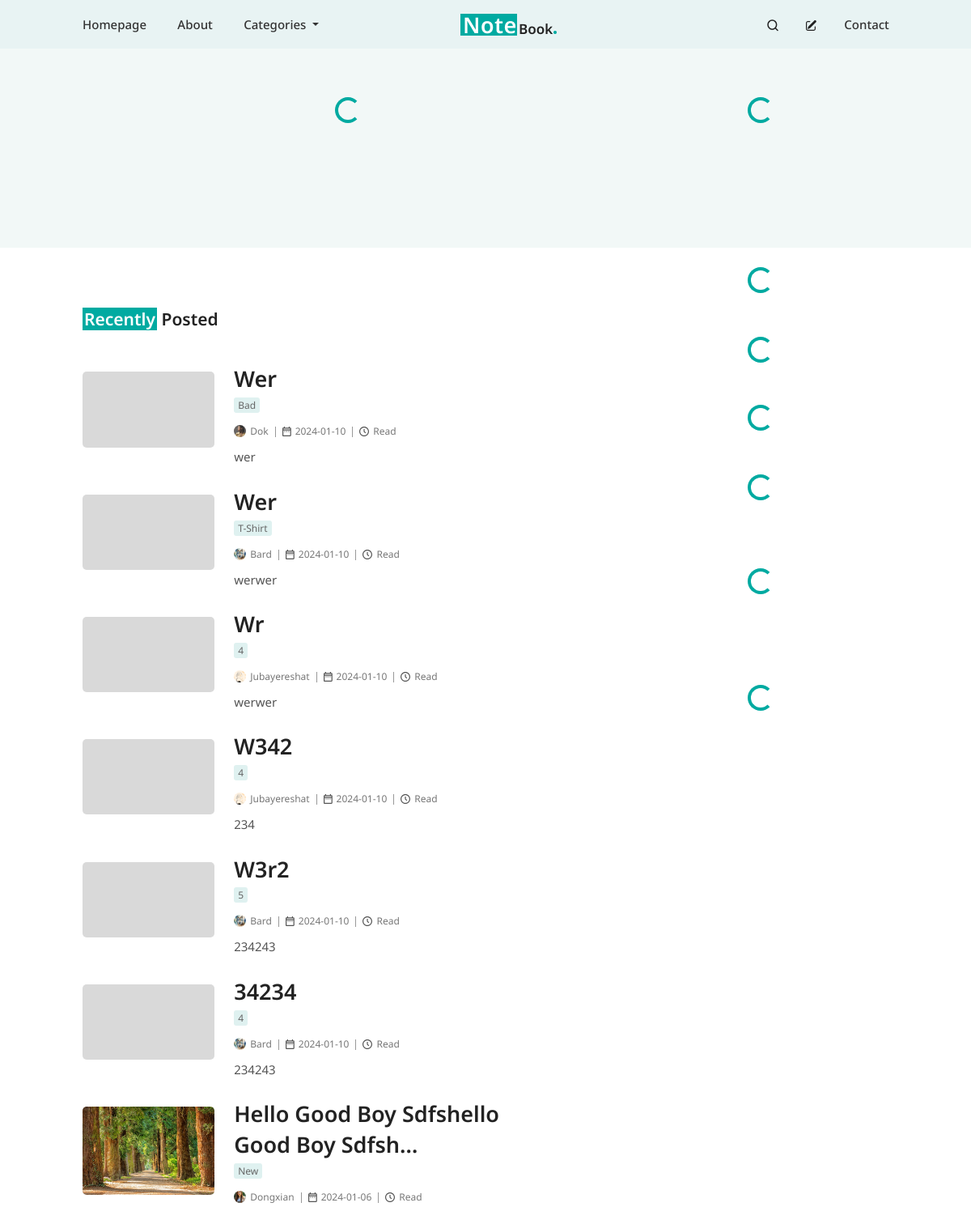
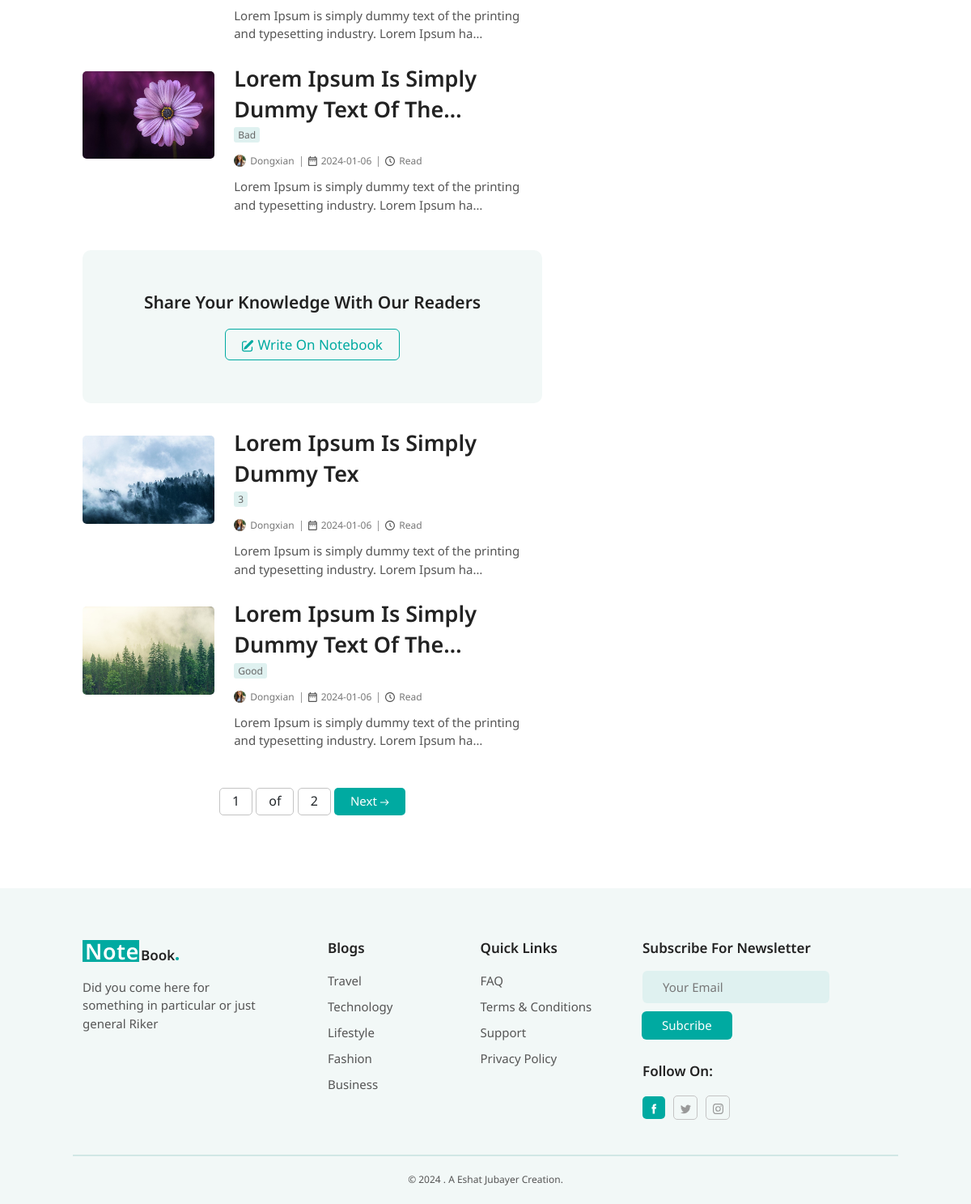
The app's page /, older data (2 pictures, top to bottom).
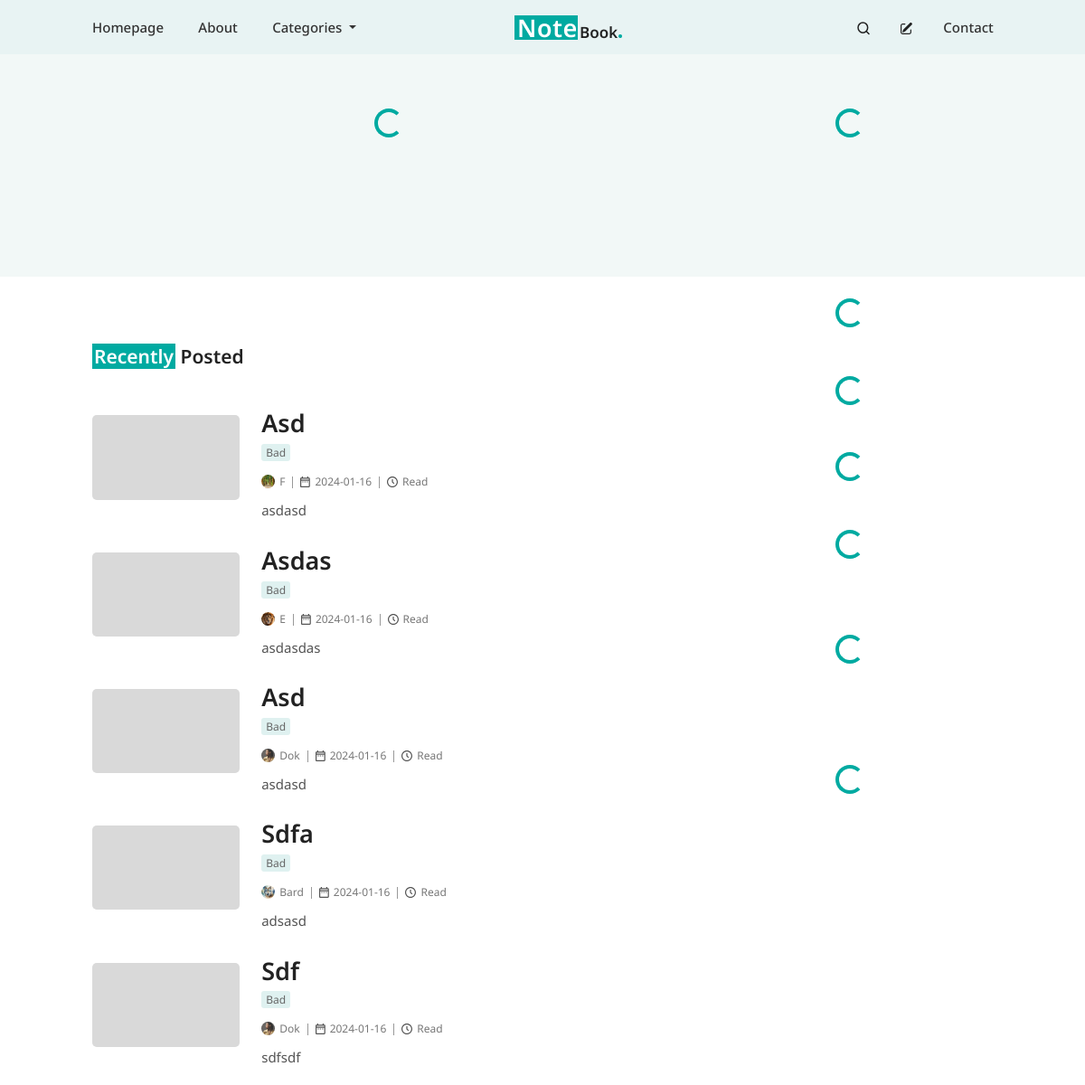
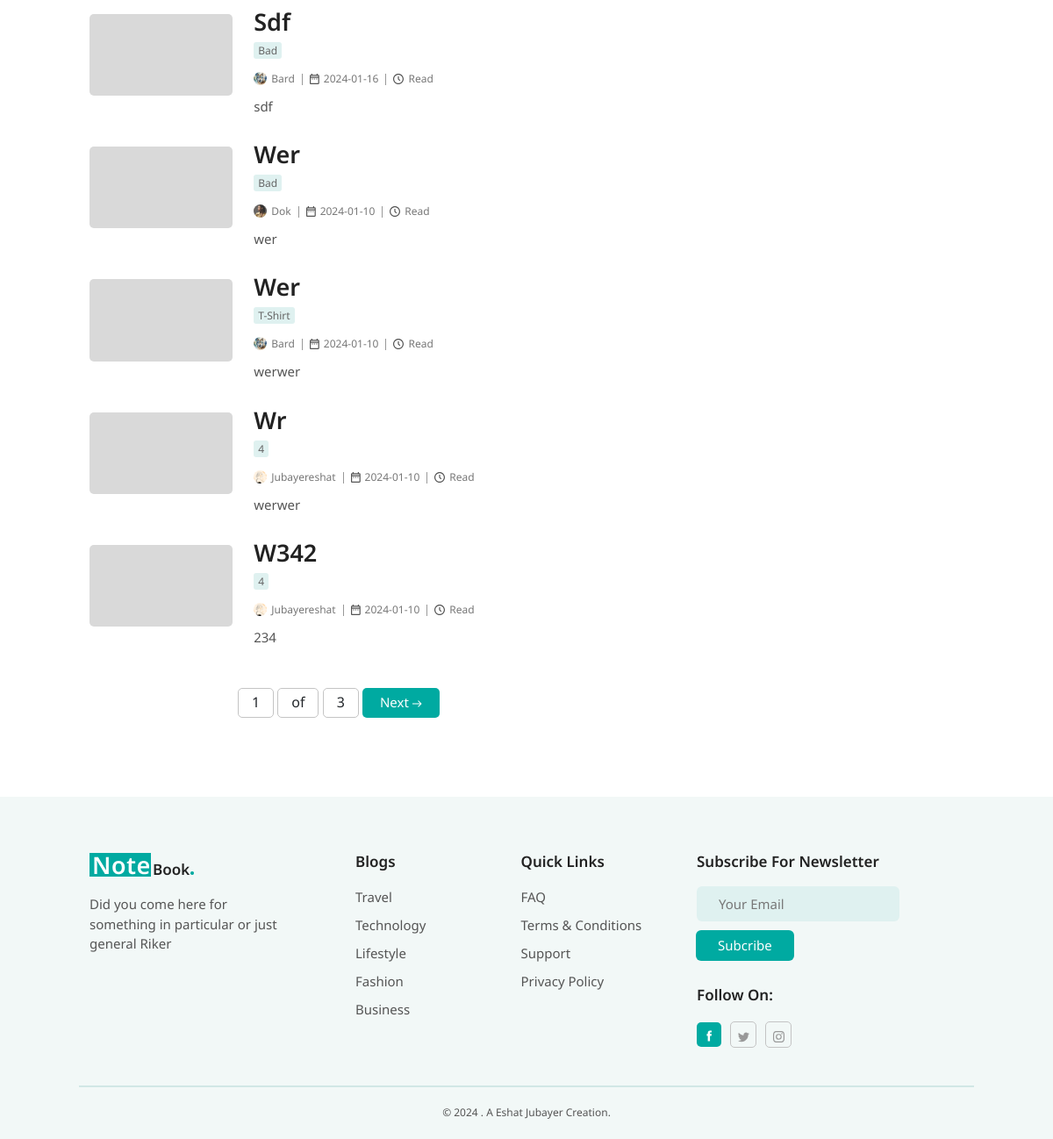
The same page, newer data (2 pictures, top to bottom).
### post/models.py (models this page shows, shortened)
class BlogPost(models.Model):
    author = models.ForeignKey(User, on_delete=models.CASCADE)
    title = models.CharField(max_length=200)
    content = models.TextField()
    category = models.ForeignKey(Category, on_delete=models.CASCADE,null=True)
    tags = models.ManyToManyField(Tag, blank=True, null=True)
    featured_image = models.ImageField(upload_to='featured_images/', default='featured_images/default_image.png', validators=[
                              FileExtensionValidator(['png', 'jpg', 'jpeg', 'gif'])], blank=True, null=True)
    created_at = models.DateTimeField(auto_now_add=True)
    updated_at = models.DateTimeField(auto_now=True)
    is_featured= models.BooleanField(default=False)
    views = models.PositiveIntegerField(default=0)
    banner_after_me=models.BooleanField(default=False)
    class Meta:
        ordering = ['-id']
    @property
    def readtime(self):
        result = of_html(self.content)
        return result.text

class Category(models.Model):
    name = models.CharField(max_length=100, unique=True)
    def __str__(self):
        return self.name
    class Meta:
        ordering = ['-id']

### profiles/models.py (models this page shows, shortened)
class Profile(models.Model):
    user = models.OneToOneField(User, on_delete=models.CASCADE)
    avatar = models.ImageField(default='avatars/avatar.png', upload_to='avatars',validators=[
                              FileExtensionValidator(['png', 'jpg', 'jpeg', 'gif'])])
    profession = models.CharField(max_length=50, null=True, blank=True)
    about_me = models.CharField(max_length=300, null=True, blank=True)
    facebook_url = models.URLField(validators=[URLValidator()], blank=True, null=True)
    twitter_url = models.URLField(validators=[URLValidator()], blank=True, null=True)
    instagram_url = models.URLField(validators=[URLValidator()], blank=True, null=True)

### post/views.py (the view)
# urls.py: path('', include('post.urls')),
def post(request):
    queryset = BlogPost.objects.all()
    items_per_page = 10
    paginator = Paginator(queryset, items_per_page)
    page = request.GET.get('page')
    try:
        objects = paginator.page(page)
    except PageNotAnInteger:
        objects = paginator.page(1)
    except EmptyPage:
        objects = paginator.page(paginator.num_pages)
    return render (request, 'post.html', {'objects':  objects,} )

### post/templates/post.html (shortened to what the changed rows need)
{% extends 'base.html' %}
{% load static %}
{% block style %}
<link rel="stylesheet" type='text/css' href={% static 'post.css' %}>
{% endblock style %}
{% block content %}
<div class="sec-section mt-4">
    <div class="container-fluid">
        <div class="row">
            <div style="padding-right:100px" class="col-lg-8 recent-post-first-col">
                <h2 class="recent-post-headline">
                    {% if objects %}
                    <h2 class="recent-post-headline">
                        <span class="recent-post-span">Recently</span> Posted
                    </h2>
                    {% endif %}
                </h2>
                <div class="recent-post-container">
                    {% for obj in objects %}
                    <div style="margin-bottom:35px" class="d-flex recent-post-row">
                        <div style="width:30%" class="me-4">
                            <img style="width: 100%; border-radius: 5px; object-fit: cover;"
                                src="{{obj.featured_image.url}}" alt="image">
                        </div>
                        <div style="width:70%" class="">
                            <h2 class="recent-post-title">{{ obj.title|truncatechars:40 | safe }}</h2>
                            <p style="margin-top:-17px; margin-bottom:20px" class="recent-post-category post-category">
                                <span class="post-category-span">{{obj.category}}</span>
                            </p>
                            <div class='recent-post-details d-flex'>
                                <div class='d-flex pe-2'>
                                    <img class='recent-post-author-image' alt="author-image"
                                        src="{{obj.author.profile.avatar.url}}" />
                                    <span class="post-details-text">
                                        {{ obj.author.username}}
                                </div>
                                <div class='recent-post-date-container d-flex px-2'>
                                    <span class="post-details-text">
                                        {{obj.created_at |date:"Y-m-d"}}
                                    </span>
                                </div>
                                <div class="d-flex px-2 recent-post-time-container">
                                    <span class="post-details-text"> {{obj.readtime}} Read </span>
                                </div>
                            </div>
                            <div class="recent-post-content">
                                {{ obj.content|truncatechars_html:90 | safe }}
                            </div>
                        </div>
                    </div>
                    {% if obj.banner_after_me %}
                    <div class="banner">
                        <h2 class="banner-headline">
                            Share your knowledge with our readers
                        </h2>
                        <a href="" class="banner-link">
                            Write on notebook
                        </a>
                    </div>
                    {% endif %}
                    {% endfor %}
                </div>
                <div class="pagination mb-5 mt-3 d-flex justify-content-center">
                    <span class="step-links">
                        <span class="current">
                            <span class="recent-middle-num">{{ objects.number }}</span>
                            <span class="recent-middle-num"> of</span>
                            <span class="recent-middle-num">{{ objects.paginator.num_pages }}</span>
                        </span>
                    </span>
                </div>
            </div>
                {% include 'sidebar.html' %}
        </div>
    </div>
</div>
{% endblock content %}

Row changes from the older to the newer data that the page shows:
no longer on this page (row unchanged): BlogPost: featured_image (placeholder picture), title "W3r2", category "5", author.profile.avatar (picture), author.username "Bard", created_at "2024-01-10", content "234243"
no longer on this page (row unchanged): BlogPost: featured_image (placeholder picture), title "34234", category "4", author.profile.avatar (picture), author.username "Bard", created_at "2024-01-10", content "234243"
no longer on this page (row unchanged): BlogPost: featured_image (picture), title "Hello Good Boy Sdfshello Good Boy Sdfsh…", category "New", author.profile.avatar (picture), author.username "Dongxian", created_at "2024-01-06", content "Lorem Ipsum is simply dummy text of the printing and typesetting industry. Lorem Ipsum ha…"
no longer on this page (row unchanged): BlogPost: featured_image (picture), title "Lorem Ipsum Is Simply Dummy Text Of The…", category "Bad", author.profile.avatar (picture), author.username "Dongxian", created_at "2024-01-06", content "Lorem Ipsum is simply dummy text of the printing and typesetting industry. Lorem Ipsum ha…", banner_after_me "Share Your Knowledge With Our Readers"
no longer on this page (row unchanged): BlogPost: featured_image (picture), title "Lorem Ipsum Is Simply Dummy Tex", category "3", author.profile.avatar (picture), author.username "Dongxian", created_at "2024-01-06", content "Lorem Ipsum is simply dummy text of the printing and typesetting industry. Lorem Ipsum ha…"
no longer on this page (row unchanged): BlogPost: featured_image (picture), title "Lorem Ipsum Is Simply Dummy Text Of The…", category "Good", author.profile.avatar (picture), author.username "Dongxian", created_at "2024-01-06", content "Lorem Ipsum is simply dummy text of the printing and typesetting industry. Lorem Ipsum ha…"
added BlogPost: featured_image (placeholder picture), title "Asd", category "Bad", author.profile.avatar (picture), author.username "F", created_at "2024-01-16", content "asdasd"
added BlogPost: featured_image (placeholder picture), title "Asdas", category "Bad", author.profile.avatar (picture), author.username "E", created_at "2024-01-16", content "asdasdas"
added BlogPost: featured_image (placeholder picture), title "Asd", category "Bad", author.profile.avatar (picture), author.username "Dok", created_at "2024-01-16", content "asdasd"
added BlogPost: featured_image (placeholder picture), title "Sdfa", category "Bad", author.profile.avatar (picture), author.username "Bard", created_at "2024-01-16", content "adsasd"
added BlogPost: featured_image (placeholder picture), title "Sdf", category "Bad", author.profile.avatar (picture), author.username "Dok", created_at "2024-01-16", content "sdfsdf"
added BlogPost: featured_image (placeholder picture), title "Sdf", category "Bad", author.profile.avatar (picture), author.username "Bard", created_at "2024-01-16", content "sdf"
Text that changed along with them:
{{ objects.paginator.num_pages }}: "2" → "3"
